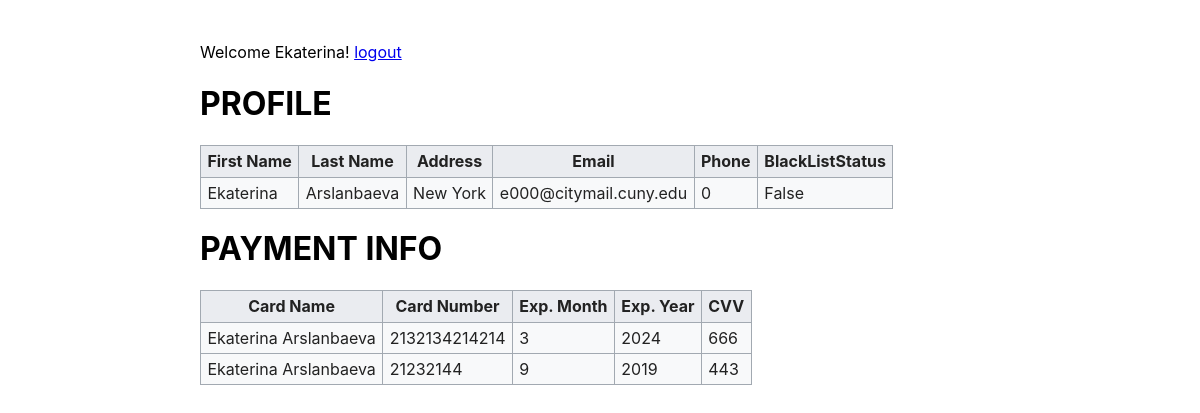
Screenshot of /orders/profile/ (signed in) with the database file from the repository.
### orders/models.py (models this page shows, shortened)
class Visitor(models.Model):
    f_name = models.CharField(max_length=100, blank=False, null=False)
    l_name = models.CharField(max_length=100, blank=False, null=False)
    address = models.CharField(max_length=200, blank=False, null=False)
    email = models.CharField(max_length=50, blank=False, null=False)
    phone = models.CharField(max_length=10, default=0, blank=False, null=False)
    blacklisted = models.BooleanField(default=False)

class Payment_Info(models.Model):
    name = models.CharField(max_length=200, blank=False)
    card_num = models.IntegerField(default=0)
    exp_month = models.IntegerField(
        validators=[MinValueValidator(1), MaxValueValidator(12)]
    )
    exp_year = models.IntegerField(
        validators=[MinValueValidator(19)]
    )
    cvv = models.IntegerField(
        default=0,
        validators=[MinValueValidator(1), MaxValueValidator(999)]
    )
    customer = models.ForeignKey(Customer, on_delete=models.CASCADE)

### orders/views.py (the view)
# urls.py: path('profile/', views.customerProfile, name='profile'),
def customerProfile(request):
    user = request.user
    customer = Customer.objects.get(user=user)
    info = Payment_Info.objects.filter(customer=customer)
    context = {'v': customer, 'i': info}
    print(context)
    return render(request, 'orders/profile.html', context)

### orders/models.py (called while the page is built)
    def __str__(self):
        return self.user.username

### orders/templates/orders/profile.html (shortened to what this page needs)
{% extends 'base.html' %}
{% block content %}
<h1>PROFILE</h1>
<table class="profile">
    <tr>
        <th>First Name</th>
        <th>Last Name</th>
        <th>Address</th>
        <th>Email</th>
        <th>Phone</th>
        <th>BlackListStatus</th>
    </tr>
    <tr>
        <td>{{ v.f_name }}</td>
        <td>{{ v.l_name }}</td>
        <td>{{ v.address }}</td>
        <td>{{ v.email }}</td>
        <td>{{ v.phone }}</td>
        <td>{{ v.blacklisted}}</td>
    </tr>
</table>
<h1>PAYMENT INFO</h1>
<table class="profile">
    <tr>
        <th>Card Name</th>
        <th>Card Number</th>
        <th>Exp. Month</th>
        <th>Exp. Year</th>
        <th>CVV</th>
    </tr>
    {% for i in i %}
        <tr>
            <td>{{ i.name }}</td>
            <td>{{ i.card_num }}</td>
            <td>{{ i.exp_month }}</td>
            <td>{{ i.exp_year }}</td>
            <td>{{ i.cvv }}</td>
        </tr>
        {% endfor %}
</table>
{% endblock %}

### templates/base.html (shortened to what this page needs)
<!DOCTYPE html>
<html>
<head>
</head>
<body>
  <div class="navbar">
    {% if user.is_authenticated %}
    Welcome {{ user.username }}!
    <a href="{% url 'logout' %}">logout</a>
    {% else %}
      You are logged out.
    <a href="{% url 'login' %}">login</a>
    {% endif %}
  </div>
  <main>
    {% block content %}
    {% endblock %}
  </main>
</body>
</html>

### orders/templates/orders/profile.html (style rules this page uses)
body { font-family: -apple-system, BlinkMacSystemFont, "Segoe UI", Helvetica, Arial, sans-serif, "Apple Color Emoji", "Segoe UI Emoji", "Segoe UI Symbol"; margin: 40px auto; max-width: 800px; padding: 0 10px; font-size: 16px; line-height: 1.5; word-wrap: break-word; }
h1, h2, h3 { line-height: 1.2 }
.profile { background-color: #f8f9fa; color: #222; margin: 1em 0; border: 1px solid #a2a9b1; border-collapse: collapse }
.profile > tr > th, .profile > tr > td, .profile > * > tr > th, .profile > * > tr > td { border: 1px solid #a2a9b1; padding: 0.2em 0.4em }
.profile > tr > th, .profile > * > tr > th { background-color: #eaecf0; text-align: center }

### rows the page displays
Visitor: f_name "Ekaterina", l_name "Arslanbaeva", address "New York", email "e000@citymail.cuny.edu", phone "0", blacklisted "False"
Payment_Info: name "Ekaterina Arslanbaeva", card_num "2132134214214", exp_month "3", exp_year "2024", cvv "666"
Payment_Info: name "Ekaterina Arslanbaeva", card_num "21232144", exp_month "9", exp_year "2019", cvv "443"

### other values shown
{{ user.username }} "Ekaterina"
